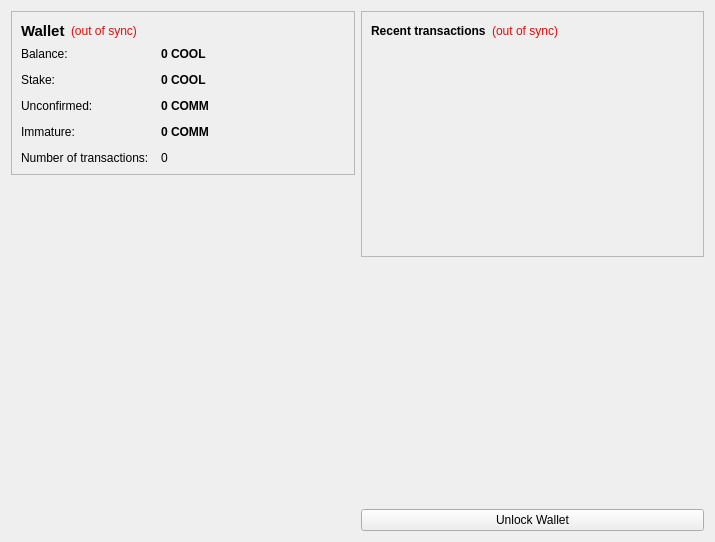
<?xml version="1.0" encoding="UTF-8"?>
<ui version="4.0">
 <class>OverviewPage</class>
 <widget class="QWidget" name="OverviewPage">
  <property name="geometry">
   <rect>
    <x>0</x>
    <y>0</y>
    <width>715</width>
    <height>542</height>
   </rect>
  </property>
  <property name="windowTitle">
   <string>Form</string>
  </property>
  <layout class="QHBoxLayout" name="horizontalLayout" stretch="1,1">
   <item>
    <layout class="QVBoxLayout" name="verticalLayout_2">
     <item>
      <widget class="QFrame" name="frame">
       <property name="frameShape">
        <enum>QFrame::StyledPanel</enum>
       </property>
       <property name="frameShadow">
        <enum>QFrame::Raised</enum>
       </property>
       <layout class="QVBoxLayout" name="verticalLayout_4">
        <item>
         <layout class="QHBoxLayout" name="horizontalLayout_4">
          <item>
           <widget class="QLabel" name="label_5">
            <property name="font">
             <font>
              <pointsize>11</pointsize>
              <weight>75</weight>
              <bold>true</bold>
             </font>
            </property>
            <property name="text">
             <string>Wallet</string>
            </property>
           </widget>
          </item>
          <item>
           <widget class="QLabel" name="labelWalletStatus">
            <property name="toolTip">
             <string>The displayed information may be out of date. Your wallet automatically synchronizes with the CoolCoin network after a connection is established, but this process has not completed yet.</string>
            </property>
            <property name="styleSheet">
             <string notr="true">QLabel { color: red; }</string>
            </property>
            <property name="text">
             <string notr="true">(out of sync)</string>
            </property>
            <property name="alignment">
             <set>Qt::AlignLeading|Qt::AlignLeft|Qt::AlignVCenter</set>
            </property>
           </widget>
          </item>
          <item>
           <spacer name="horizontalSpacer_2">
            <property name="orientation">
             <enum>Qt::Horizontal</enum>
            </property>
            <property name="sizeHint" stdset="0">
             <size>
              <width>40</width>
              <height>20</height>
             </size>
            </property>
           </spacer>
          </item>
         </layout>
        </item>
        <item>
         <layout class="QFormLayout" name="formLayout_2">
          <property name="fieldGrowthPolicy">
           <enum>QFormLayout::AllNonFixedFieldsGrow</enum>
          </property>
          <property name="horizontalSpacing">
           <number>12</number>
          </property>
          <property name="verticalSpacing">
           <number>12</number>
          </property>
          <item row="0" column="0">
           <widget class="QLabel" name="label">
            <property name="text">
             <string>Balance:</string>
            </property>
           </widget>
          </item>
          <item row="0" column="1">
           <widget class="QLabel" name="labelBalance">
            <property name="font">
             <font>
              <weight>75</weight>
              <bold>true</bold>
             </font>
            </property>
            <property name="cursor">
             <cursorShape>IBeamCursor</cursorShape>
            </property>
            <property name="toolTip">
             <string>Your current balance</string>
            </property>
            <property name="text">
             <string notr="true">0 COOL</string>
            </property>
            <property name="textInteractionFlags">
             <set>Qt::LinksAccessibleByMouse|Qt::TextSelectableByKeyboard|Qt::TextSelectableByMouse</set>
            </property>
           </widget>
          </item>
          <item row="1" column="0">
           <widget class="QLabel" name="label_6">
            <property name="text">
             <string>Stake:</string>
            </property>
           </widget>
          </item>
          <item row="1" column="1">
           <widget class="QLabel" name="labelStake">
            <property name="font">
             <font>
              <weight>75</weight>
              <bold>true</bold>
             </font>
            </property>
            <property name="cursor">
             <cursorShape>IBeamCursor</cursorShape>
            </property>
            <property name="toolTip">
             <string>Total of coins that was staked, and do not yet count toward the current balance</string>
            </property>
            <property name="text">
             <string notr="true">0 COOL</string>
            </property>
            <property name="textInteractionFlags">
             <set>Qt::LinksAccessibleByMouse|Qt::TextSelectableByKeyboard|Qt::TextSelectableByMouse</set>
            </property>
           </widget>
          </item>
          <item row="2" column="0">
           <widget class="QLabel" name="label_3">
            <property name="text">
             <string>Unconfirmed:</string>
            </property>
           </widget>
          </item>
          <item row="2" column="1">
           <widget class="QLabel" name="labelUnconfirmed">
            <property name="font">
             <font>
              <weight>75</weight>
              <bold>true</bold>
             </font>
            </property>
            <property name="cursor">
             <cursorShape>IBeamCursor</cursorShape>
            </property>
            <property name="toolTip">
             <string>Total of transactions that have yet to be confirmed, and do not yet count toward the current balance</string>
            </property>
            <property name="text">
             <string notr="true">0 COMM</string>
            </property>
            <property name="textInteractionFlags">
             <set>Qt::LinksAccessibleByMouse|Qt::TextSelectableByKeyboard|Qt::TextSelectableByMouse</set>
            </property>
           </widget>
          </item>
          <item row="3" column="0">
           <widget class="QLabel" name="labelImmatureText">
            <property name="text">
             <string>Immature:</string>
            </property>
           </widget>
          </item>
          <item row="3" column="1">
           <widget class="QLabel" name="labelImmature">
            <property name="font">
             <font>
              <weight>75</weight>
              <bold>true</bold>
             </font>
            </property>
            <property name="toolTip">
             <string>Mined balance that has not yet matured</string>
            </property>
            <property name="text">
             <string notr="true">0 COMM</string>
            </property>
            <property name="textInteractionFlags">
             <set>Qt::LinksAccessibleByMouse|Qt::TextSelectableByKeyboard|Qt::TextSelectableByMouse</set>
            </property>
           </widget>
          </item>
          <item row="4" column="0">
           <widget class="QLabel" name="label_2">
            <property name="text">
             <string>Number of transactions:</string>
            </property>
           </widget>
          </item>
          <item row="4" column="1">
           <widget class="QLabel" name="labelNumTransactions">
            <property name="toolTip">
             <string>Total number of transactions in wallet</string>
            </property>
            <property name="text">
             <string notr="true">0</string>
            </property>
           </widget>
          </item>
         </layout>
        </item>
       </layout>
      </widget>
     </item>
     <item>
      <spacer name="verticalSpacer">
       <property name="orientation">
        <enum>Qt::Vertical</enum>
       </property>
       <property name="sizeHint" stdset="0">
        <size>
         <width>20</width>
         <height>40</height>
        </size>
       </property>
      </spacer>
     </item>
     <item>
      <widget class="QLabel" name="label_6">
       <property name="text">
        <string/>
       </property>
       <property name="pixmap">
        <pixmap resource="../bitcoin.qrc">:/images/backg</pixmap>
       </property>
       <property name="scaledContents">
        <bool>false</bool>
       </property>
       <property name="alignment">
        <set>Qt::AlignCenter</set>
       </property>
       <property name="margin">
        <number>-2</number>
       </property>
      </widget>
     </item>
    </layout>
   </item>
   <item>
    <layout class="QVBoxLayout" name="verticalLayout_3">
     <item>
      <widget class="QFrame" name="frame_2">
       <property name="frameShape">
        <enum>QFrame::StyledPanel</enum>
       </property>
       <property name="frameShadow">
        <enum>QFrame::Raised</enum>
       </property>
       <layout class="QVBoxLayout" name="verticalLayout">
        <item>
         <layout class="QHBoxLayout" name="horizontalLayout_2">
          <item>
           <widget class="QLabel" name="label_4">
            <property name="text">
             <string>&lt;b&gt;Recent transactions&lt;/b&gt;</string>
            </property>
           </widget>
          </item>
          <item>
           <widget class="QLabel" name="labelTransactionsStatus">
            <property name="toolTip">
             <string>The displayed information may be out of date. Your wallet automatically synchronizes with the CoolCoin network after a connection is established, but this process has not completed yet.</string>
            </property>
            <property name="styleSheet">
             <string notr="true">QLabel { color: red; }</string>
            </property>
            <property name="text">
             <string notr="true">(out of sync)</string>
            </property>
            <property name="alignment">
             <set>Qt::AlignRight|Qt::AlignTrailing|Qt::AlignVCenter</set>
            </property>
           </widget>
          </item>
          <item>
           <spacer name="horizontalSpacer">
            <property name="orientation">
             <enum>Qt::Horizontal</enum>
            </property>
            <property name="sizeHint" stdset="0">
             <size>
              <width>40</width>
              <height>20</height>
             </size>
            </property>
           </spacer>
          </item>
         </layout>
        </item>
        <item>
         <widget class="QListView" name="listTransactions">
          <property name="styleSheet">
           <string notr="true">QListView { background: transparent; }</string>
          </property>
          <property name="frameShape">
           <enum>QFrame::NoFrame</enum>
          </property>
          <property name="verticalScrollBarPolicy">
           <enum>Qt::ScrollBarAlwaysOff</enum>
          </property>
          <property name="horizontalScrollBarPolicy">
           <enum>Qt::ScrollBarAlwaysOff</enum>
          </property>
          <property name="selectionMode">
           <enum>QAbstractItemView::NoSelection</enum>
          </property>
         </widget>
        </item>
       </layout>
      </widget>
     </item>
     <item>
      <spacer name="verticalSpacer_2">
       <property name="orientation">
        <enum>Qt::Vertical</enum>
       </property>
       <property name="sizeHint" stdset="0">
        <size>
         <width>20</width>
         <height>40</height>
        </size>
       </property>
      </spacer>
     </item>
     <item>
      <widget class="QPushButton" name="unlockWalletButton">
       <property name="text">
        <string>Unlock Wallet</string>
       </property>
      </widget>
     </item>
    </layout>
   </item>
  </layout>
 </widget>
 <resources>
  <include location="../bitcoin.qrc"/>
 </resources>
 <connections/>
</ui>
